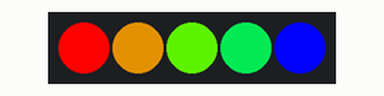
Simulated run of this sketch. Board: Arduino Mega 2560, built with avr-gcc and run on an emulated ATmega2560. On the bench: 5 RGB LEDs in strip order, left to right.

Above: at 0.15 s.
At 5.59 s:
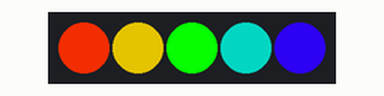
At 9.82 s:
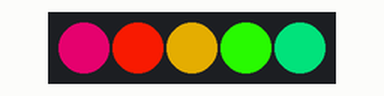
At 19.78 s:
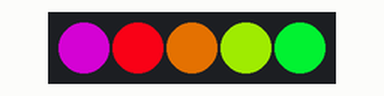
At 29.74 s:
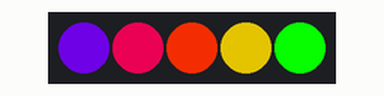
At 39.7 s:
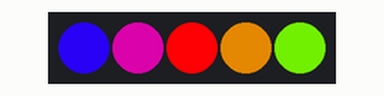
Timing chart, 0 to 40.0 s (numbered marks = the images above):
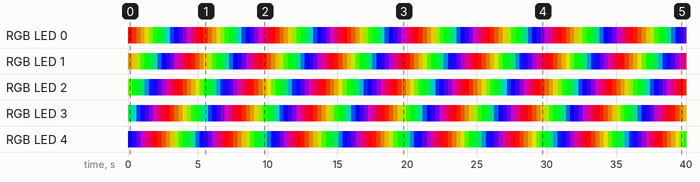

The sketch:

NeopixelRainbow.ino
```cpp
#include<FastLED.h>
#define NUM_LEDS 5
#define PIN 52
uint8_t rainbowhue;
uint8_t rainbowdeltahue = 40;

CRGBArray<NUM_LEDS> leds;

void setup() {
  FastLED.addLeds<WS2811, PIN, GRB>(leds, NUM_LEDS).setCorrection( TypicalLEDStrip );
}

void loop() {
  rainbowhue++;
  fill_rainbow(leds, NUM_LEDS, rainbowhue, rainbowdeltahue);  for (int i = 0; i < NUM_LEDS / 2; i++) {
    FastLED.delay(10);
  }
}
```

Measured:
- by itself, RGB LED 2: off → RGB(81, 215, 1) at 0.00 s, → RGB(1, 255, 1) 0.31 s later, → RGB(1, 215, 40) 0.30 s later, → RGB(1, 175, 80) 0.30 s later, … (133 changes in this stretch)
- by itself, RGB LED 0: off → RGB(253, 2, 1) at 0.00 s, → RGB(212, 43, 1) 0.31 s later, → RGB(172, 83, 1) 0.30 s later, → RGB(171, 122, 1) 0.30 s later, … (133 changes in this stretch)
